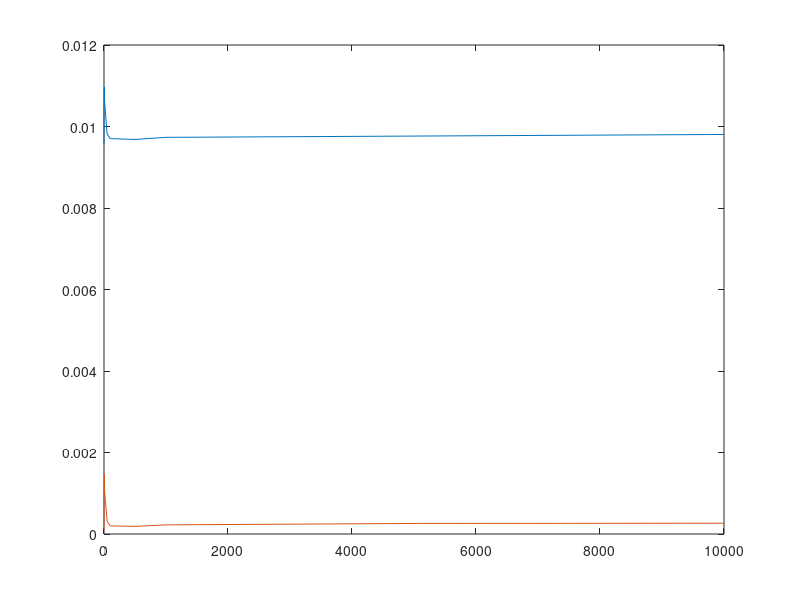

The MATLAB script that drew this image:
close all
clear
clc

Gamma = [
    0, 
    0.01,
    0.05,
    0.1,
    0.5,
    1.0,
    5.0,
    10.0,
    50.0,
    100.0,
    500.0,
    1000.0,
    5000.0,
    10000.0];

linMin = [
    0.009567079162442333,
    0.009591078384888332,
    0.00964129899614488,
    0.00971274249987766, 
    0.010231069007394763,
    0.010697469623940215,
    0.010972228963599732,
    0.010598535935610937,
    0.009819054693304085,
    0.009702540299926314,
    0.009681686318972541,
    0.009733888429839025,
    0.009765214280204503,
    0.009804604220849743];

shdMin = [
9.345818169339087e-05,
9.643298664944227e-05,
0.00014348408444510714,
0.00020852789765304927,
0.0007124689319020138,
0.0011571101912750848,
0.0014646764010786224,
0.0010457387807637092,
0.00031574990873822523,
0.00019910354299541838,
0.00018703897059349302,
0.00022444595587841688,
0.0002589481807384242,
0.0002648080743667622];


plot(Gamma, linMin)
hold on
plot(Gamma, shdMin)